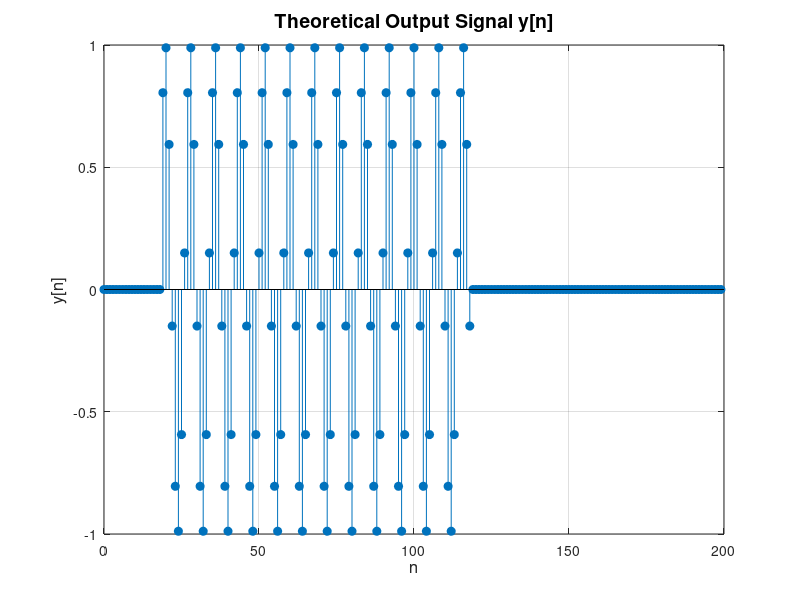

This chart was generated by the following MATLAB code:
omega0 = pi/4;
n = 0:199;

omega = linspace(-pi, pi, 1000);
num = 0.81 - 1.2728 * exp(-1j * omega) + exp(-2j * omega);
den = 1 - 1.2728 * exp(-1j * omega) + 0.81 * exp(-2j * omega);
H = num ./ den;
phase_response = angle(H);

d_phase = gradient(phase_response, omega(2) - omega(1));
group_delay = -d_phase;

[~, idx] = min(abs(omega - omega0));
alpha_omega0 = round(group_delay(idx));
phase_omega0 = phase_response(idx);

s = [ones(1, 100), zeros(1, 100)];
x = s .* cos(omega0 * n);

y_theoretical = [zeros(1, alpha_omega0), s(1:end - alpha_omega0)] .* cos(omega0 * n + phase_omega0);

figure;
stem(n, y_theoretical, 'filled');
xlabel('n', 'FontSize', 12);
ylabel('y[n]', 'FontSize', 12);
title('Theoretical Output Signal y[n]', 'FontSize', 14);
grid on;
